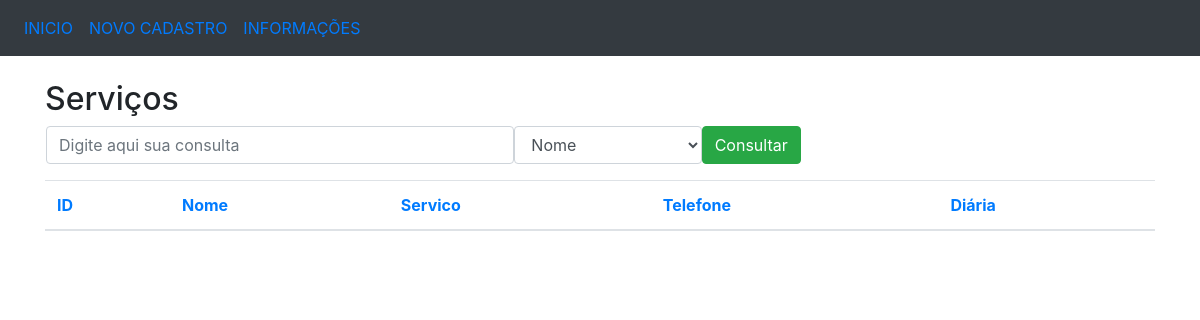
Before: / with the older database file.
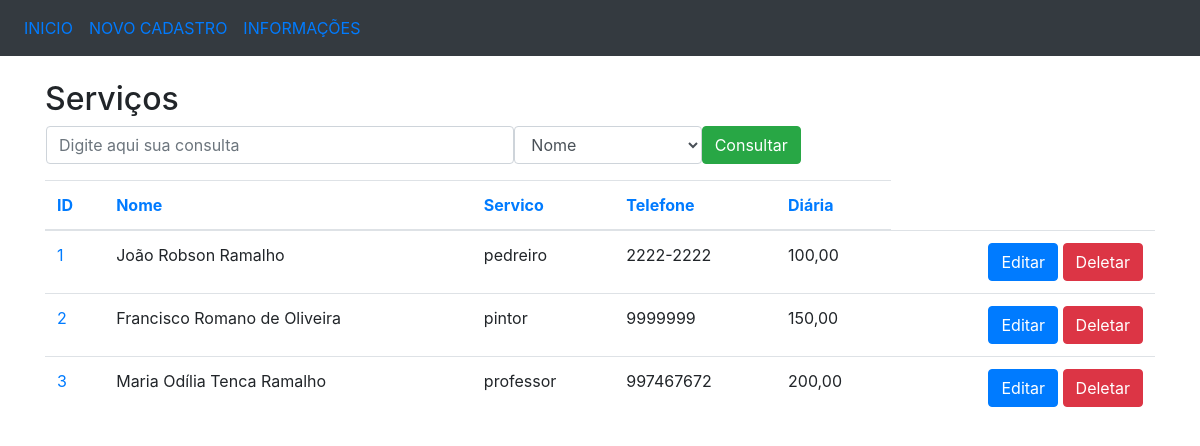
After: the same page with the newer database file.
### crud/models.py (models this page shows, shortened)
class Pessoa(models.Model):
    nome = models.CharField(max_length=100)
    servico = models.CharField(max_length=20)
    telefone = models.CharField(max_length=30)
    salario = models.DecimalField(max_digits=7, decimal_places=2)

### crud/views.py (the view)
# urls.py: path('', listagem),
def listagem(request):
    titulo = 'Serviços'
    pessoas = Pessoa.objects.all()
    return render(request, 'listagem.html', {'titulo':titulo, 'pessoas':pessoas})

### crud/templates/listagem.html (shortened to what this page needs)
<!DOCTYPE html>
<html lang="en">
<head>
    <link rel="stylesheet" href="https://maxcdn.bootstrapcdn.com/bootstrap/4.3.1/css/bootstrap.min.css">
</head>
<body>
    <nav class="navbar navbar-expand-sm bg-dark">
        <ul class="navbar-nav">
            <li class="nav-item">
                <a class="nav-link" href="/crud/listagem">INICIO</a>
            </li>
            <li class="nav-item">
                <a class="nav-link" href="/crud/insercao">NOVO CADASTRO</a>
            </li>
            <li class="nav-item">
                <a class="nav-link" href="/crud/graficos">INFORMAÇÕES</a>
            </li>
        </ul>
    </nav>
    <br>
    <div class="container">
        <h2>{{titulo}}</h2>
        <form action="/crud/consulta/" method="POST" name="frm_consulta" class="ml-3"> {% csrf_token %}
            <div class="form-group">
                <div class="row">
                    <input type="text" class="form-control col-md-5" name="consulta"
                    placeholder="Digite aqui sua consulta">
                    <select class="form-control col-md-2" name="campo">
                        <option value="nome">Nome</option>
                    </select>
                    <button type="submit" class="btn btn-success">Consultar</button>
                </div>
            </div>
        </form>
        <div style="overflow-y: scroll; height: 310px; width: 100%;" align="center">
            <table class="table">
                <thead>
                    <tr>
                        <th><a href="/crud/ordenacao/id">ID</a></th>
                        <th><a href="/crud/ordenacao/nome">Nome</a></th>
                        <th><a href="/crud/ordenacao/servico">Servico</a></th>
                        <th><a href="/crud/ordenacao/telefone">Telefone</a></th>
                        <th><a href="/crud/ordenacao/salario">Diária</a> </th>
                    </tr>
                </thead>
                <tbody>
                    {% for pessoa in pessoas %}
                    <tr>
                        <td nowrap="true">
                            <a href="/crud/listagem/{{pessoa.id}}">{{pessoa.id}}</a>
                        </td>
                        <td nowrap="true">{{pessoa.nome}}</td>
                        <td nowrap="true">{{pessoa.servico}}</td>
                        <td nowrap="true">{{pessoa.telefone}}</td>
                        <td nowrap="true">{{pessoa.salario}}</td>
                        <td nowrap="true" align="right">
                            <a href="/crud/edicao/{{pessoa.id}}"
                            class="btn btn-primary" role="button">
                                Editar
                            </a>
                            <a href="/crud/delecao/{{pessoa.id}}"
                            class="btn btn-danger" role="button">
                                Deletar
                            </a>
                        </td>
                    </tr>
                    {% endfor %}
                </tbody>
            </table>
        </div>
    </div>
</body>
</html>

Changed rows visible on the page:
added Pessoa: id "1", nome "João Robson Ramalho", servico "pedreiro", telefone "2222-2222", salario "100,00"
added Pessoa: id "2", nome "Francisco Romano de Oliveira", servico "pintor", telefone "9999999", salario "150,00"
added Pessoa: id "3", nome "Maria Odília Tenca Ramalho", servico "professor", telefone "997467672", salario "200,00"
